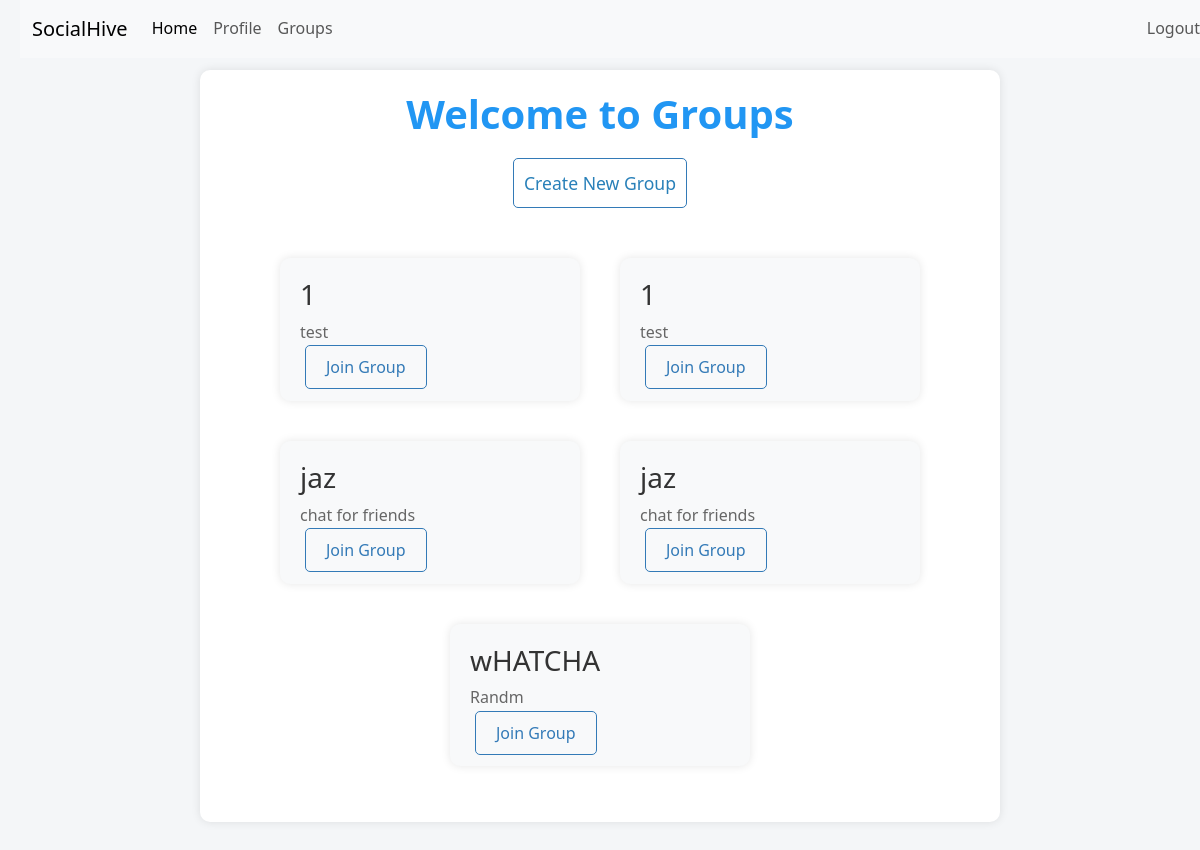
The app's page /pages/group.php with its own data.
### tables this page shows
CREATE TABLE `groups` (
  `group_id` int(11) NOT NULL,
  `name` varchar(100) NOT NULL,
  `description` text NOT NULL,
  `created_at` datetime NOT NULL DEFAULT current_timestamp(),
  `uodated_at` datetime NOT NULL DEFAULT current_timestamp() ON UPDATE current_timestamp(),
  `updated_at` datetime DEFAULT NULL
);

### pages/group.php (the view, shortened to what this page needs)
<?php
include("../includes/connection.php");
include("../includes/header.php");
$get_groups_query = "SELECT group_id, name, description FROM groups";
$stmt_get_groups = $conn->prepare($get_groups_query);
if (!$stmt_get_groups->execute()) {
    echo "Error executing query: " . $stmt_get_groups->error;
    exit;
}
$groups_result = $stmt_get_groups->get_result();
?>
<!DOCTYPE html>
<html lang="en">
<head>
    <link rel="stylesheet" href="../assets/style.css">
</head>
<body>
    <div id="box">
        <h1>Welcome to Groups</h1>
        <div class="btn-container">
            <a href="create_group_form.php" class="minimal-btn">Create New Group</a>
        </div>
        <ul class="group-container">
            <?php
            if ($groups_result->num_rows > 0) {
                while ($group = $groups_result->fetch_assoc()) {
                    $group_id = $group['group_id'];
                    $group_name = $group['name'];
                    $group_description = $group['description'];
                    ?>
                    <li class="group">
                        <h3><?php echo htmlspecialchars($group_name); ?></h3>
                        <p><?php echo htmlspecialchars($group_description); ?></p>
                        <a href="add_members_process.php?group_id=<?php echo $group_id; ?>" class="minimal-btn">Join Group</a>
                    </li>
                    <?php
                }
            } else {
                echo "<p>No groups found.</p>";
            }
            ?>
        </ul>
    </div>
</body>
</html>

### includes/header.php (style rules this page uses)
body { padding-top: 72px; }

### records on screen
groups: name "1", description "test"
groups: name "1", description "test"
groups: name "jaz", description "chat for friends"
groups: name "jaz", description "chat for friends"
groups: name "wHATCHA", description "Randm"
